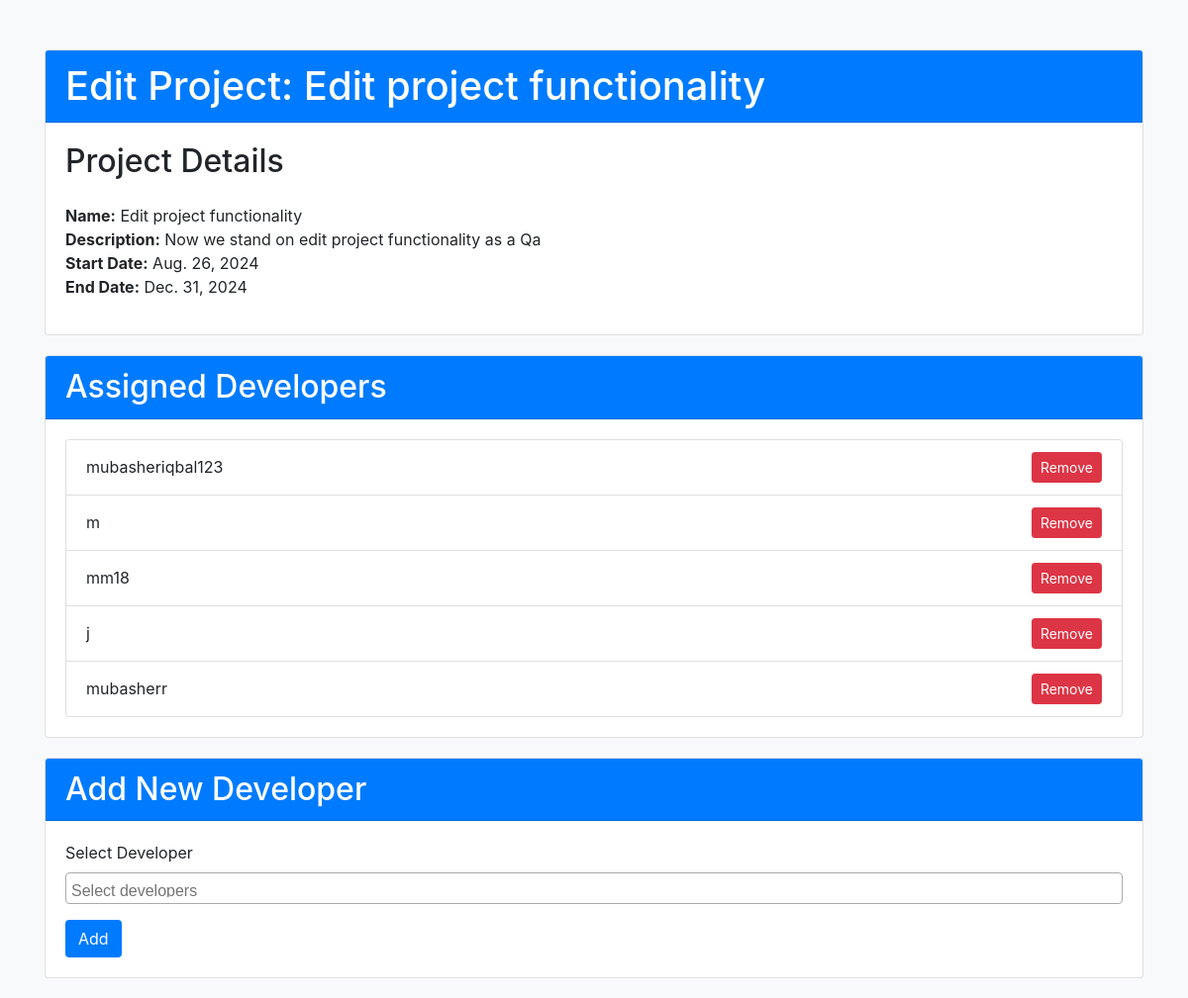
/projects/3/edit/, run on the app's committed database.
### bugtrackingsystem/models.py (models this page shows, shortened)
class Project(models.Model):
    name = models.CharField(max_length=100)
    description = models.TextField()
    start_date = models.DateField(default=timezone.now)
    end_date = models.DateField(default=datetime.date(2024, 12, 31))
    manager = models.ForeignKey(UserProfile, on_delete=models.SET_NULL, null=True, related_name='managed_projects')
    assigned_to = models.ManyToManyField(UserProfile, blank=True, related_name='assigned_projects')
    developers = models.ManyToManyField(User, related_name='projects_as_developer', blank=True)  # Ensure this field is correctly defined
    qa_members = models.ManyToManyField(User, related_name='projects_as_qa', blank=True)
    assigned_developers = models.ManyToManyField(UserProfile, related_name='projects', limit_choices_to={'role': 'Developer'})
    assigned_qas = models.ManyToManyField(UserProfile, related_name='qa_projects', limit_choices_to={'role': 'QA'})

class Assignment(models.Model):
    project = models.ForeignKey(Project, on_delete=models.CASCADE)
    user = models.ForeignKey(User, on_delete=models.CASCADE)

### bugtrackingsystem/views.py (the view, shortened to what this page needs)
# urls.py: path('projects/<int:project_id>/edit/', views.qa_edit_project, name='qa_edit_project'),
def qa_edit_project(request, project_id):
    project = get_object_or_404(Project, id=project_id)
    assigned_developers = Assignment.objects.filter(project=project, user__userprofile__role='Developer')
    all_developers = User.objects.filter(userprofile__role='Developer')
    available_developers = all_developers.exclude(id__in=assigned_developers.values_list('user_id', flat=True))
    context = {
        'project': project,
        'assigned_developers': assigned_developers,
        'available_developers': available_developers,
    }
    return render(request, 'qa_edit_project.html', context)

### bugtrackingsystem/templates/qa_edit_project.html (shortened to what this page needs)
<!DOCTYPE html>
<html lang="en">
<head>
    <link href="https://stackpath.bootstrapcdn.com/bootstrap/4.5.2/css/bootstrap.min.css" rel="stylesheet">
    <link href="https://cdnjs.cloudflare.com/ajax/libs/select2/4.0.13/css/select2.min.css" rel="stylesheet" />
</head>
<body>
    <div class="container">
        <div class="card">
            <div class="card-header">
                <h1 class="card-title mb-0">Edit Project: {{ project.name }}</h1>
            </div>
            <div class="card-body">
                <h2 class="mb-4">Project Details</h2>
                <ul class="list-unstyled">
                    <li><strong>Name:</strong> {{ project.name }}</li>
                    <li><strong>Description:</strong> {{ project.description }}</li>
                    <li><strong>Start Date:</strong> {{ project.start_date }}</li>
                    <li><strong>End Date:</strong> {{ project.end_date }}</li>
                </ul>
            </div>
        </div>
        <div class="card">
            <div class="card-header">
                <h2 class="mb-0">Assigned Developers</h2>
            </div>
            <div class="card-body">
                <ul class="list-group">
                    {% for assignment in assigned_developers %}
                    <li class="list-group-item">
                        {{ assignment.user.username }}
                        <form method="post" style="display:inline;">
                            <button type="submit" name="remove_developer" value="{{ assignment.user.id }}" class="btn btn-danger btn-sm">Remove</button>
                        </form>
                    </li>
                    {% endfor %}
                </ul>
            </div>
        </div>
        <div class="card">
            <div class="card-header">
                <h2 class="mb-0">Add New Developer</h2>
            </div>
            <div class="card-body">
                <form method="post">
                    <div class="form-group">
                        <label for="add_developers">Select Developer</label>
                    </div>
                    <button type="submit" class="btn btn-custom">Add</button>
                </form>
            </div>
        </div>
    </div>
</body>
</html>

### bugtrackingsystem/templates/qa_edit_project.html (style rules this page uses)
body { background-color: #f8f9fa; }
.container { margin-top: 50px; }
.card { margin-bottom: 20px; }
.card-header { background-color: #007bff; color: white; }
.btn-custom { background-color: #007bff; color: white; }
.list-group-item { display: flex; justify-content: space-between; align-items: center; }

### data on the page
Project: name "Edit project functionality", description "Now we stand on edit project functionality as a Qa", start_date "Aug. 26, 2024", end_date "Dec. 31, 2024"
Assignment: user.username "mubasheriqbal123"
Assignment: user.username "m"
Assignment: user.username "mm18"
Assignment: user.username "j"
Assignment: user.username "mubasherr"
